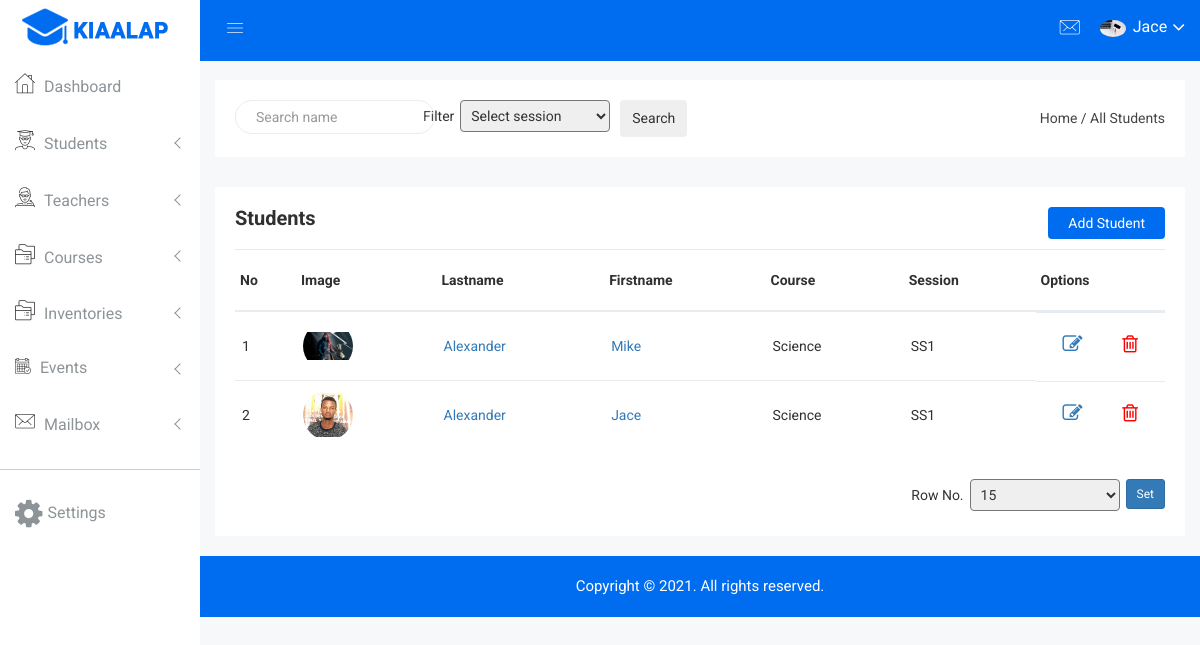
The page /all-students.php (signed in) on the database its author committed.
### tables this page shows
CREATE TABLE `students` (
  `student_id` varchar(100) NOT NULL,
  `firstname` varchar(100) NOT NULL,
  `lastname` varchar(100) NOT NULL,
  `middlename` varchar(100) NOT NULL,
  `dob` date NOT NULL,
  `image` varchar(150) NOT NULL,
  `address` varchar(200) NOT NULL,
  `session` varchar(10) NOT NULL,
  `gender` varchar(10) NOT NULL,
  `course` varchar(100) NOT NULL,
  `date_registered` datetime NOT NULL DEFAULT current_timestamp()
);

CREATE TABLE `courses` (
  `course_id` varchar(15) NOT NULL,
  `course_name` varchar(200) NOT NULL,
  `subjects` longtext NOT NULL CHECK (json_valid(`subjects`))
);

### all-students.php (the view, shortened to what this page needs)
<?php
include "header.php";
?>
<body>
	<?php
	include "./components/nav.php";
	?>
	<?php
	include "./components/headernav.php";
	?>
	<div class="breadcome-area">
		<div class="container-fluid">
			<div class="row">
				<div class="col-lg-12 col-md-12 col-sm-12 col-xs-12">
					<div class="breadcome-list">
						<div class="row">
							<div class="col-lg-6 col-md-6 col-sm-6 col-xs-12">
								<div class="breadcome-heading" style="display: flex; justify-content: space-between;">
									<form action="" role="search" class="sr-input-func" method="get" style="display: block; box-sizing: border-box;">
										<input type="search" placeholder="Search name" name="search" class="search-int form-control">
									</form>
									<div style=" display:flex; margin: 0px 8px;">
										<form action="" method="get" style="display: flex; align-items: center;">
											<label style="display: flex; align-items: center; box-sizing: border-box;">
												<span>Filter</span>
												<select name="filter" style="padding: 6px; margin: 0 6px; border-radius: 4px; width: 150px;">
													<option value="">Select session</option>
												</select>
											</label>
											<button type="submit" style="display: block; padding: 10px 12px; margin-left: 4px; border-radius: 4px; border:none;">Search</button>
										</form>
									</div>
								</div>
							</div>
							<div class="col-lg-6 col-md-6 col-sm-6 col-xs-12">
								<ul class="breadcome-menu">
									<li><a href="#">Home</a> <span class="bread-slash">/</span>
									</li>
									<li><span class="bread-blod">All Students</span>
									</li>
								</ul>
							</div>
						</div>
					</div>
				</div>
			</div>
		</div>
	</div>
	</div>
	<div class="product-status mg-b-15">
		<div class="container-fluid">
			<div class="row">
				<div class="col-lg-12 col-md-12 col-sm-12 col-xs-12">
					<div class="product-status-wrap">
						<h4>Students</h4>
						<div class="add-product">
							<a href="./add-student.php">Add Student</a>
						</div>
						<div class="asset-inner">
							<?php
							$page_no = 1;
							$no_to_display = 15;
							$steps = [10, 15, 30, 50, 100];
							$start = ($page_no - 1) * $no_to_display;
							$query = "SELECT * FROM `students` LIMIT {$start},{$no_to_display}";
							$result = $conn->prepare($query);
							$result->execute();
							if ($result->rowCount() > 0) {
								$x = 0;
							?>
								<table>
									<tr>
										<th>No</th>
										<th>Image</th>
										<th>Lastname</th>
										<th>Firstname</th>
										<th>Course</th>
										<th>Session</th>
										<th>Options</th>
									</tr>
									<?php
									while ($row = $result->fetch()) {
										$x++;
										extract($row);
										$sql = "SELECT * FROM `courses` WHERE `course_id` = ?";
										$stmt = $conn->prepare($sql);
										$stmt->execute([$course]);
										$row2 = $stmt->fetch();
										$course = $row2["course_name"];
									?>
										<tr>
											<td><?php echo $x; ?></td>
											<td><img src="./images/students/<?php echo $image; ?>" style="width: 50px; height: 50px; border-radius: 50%; object-fit: contain;"></td>
											<td>
												<a href="./student-profile.php?profile_id=<?php echo $student_id; ?>">
													<?php echo $lastname; ?>
												</a>
											</td>
											<td>
												<a href="./student-profile.php?profile_id=<?php echo $student_id; ?>">
													<?php echo $firstname; ?>
												</a>
											</td>
											<td><?php echo $course; ?></td>
											<td><?php echo $session; ?></td>
											<td style="display: flex; justify-content: space-around; ">
												<a href="./student-profile.php?profile_id=<?php echo $student_id; ?>" data-toggle="tooltip" title="Edit" class="pd-setting-ed" style="font-size: 20px; padding-top: 8px;">
													<i class="fa fa-pencil-square-o" aria-hidden="true">
													</i>
												</a>
												<a href="./handlers/student.php?delete_id=<?php echo $student_id; ?>" data-toggle="tooltip" title="Trash" class="pd-setting-ed" style="font-size: 20px; padding-top: 8px; color: red;">
													<i class="fa fa-trash-o" aria-hidden="true"></i>
												</a>
											</td>
										</tr>
									<?php
									}
									?>
								</table>
							<?php
							} else {
							?>
								<h2 class="text-center mt-b-20 mg-b-20" style="color: #999; min-height: 300px; display: flex; align-items: center; justify-content: center;">No Student Found</h2>
							<?php
							}
							?>
						</div>
						<div style="display: flex; flex-wrap: wrap; align-items: center;" class="mg-t-30">
							<div style=" flex: 1 1; display: flex; justify-content: flex-end; align-items: center;">
								<form action="" method="get" style="display: flex;">
									<label style=" flex: 1; display: flex; align-items: center;">
										<span>Row No.</span>
										<select name="amount" style="padding: 6px; margin: 0 6px; border-radius: 4px; width: 150px;">
											<?php foreach ($steps as $step) : ?>
												<option value="<?php echo $step ?>" <?php if ($step == $no_to_display) echo  "selected"; ?>><?php echo $step ?> </option>
											<?php endforeach; ?>
										</select>
									</label>
									<button type="submit" class="btn btn-sm btn-primary" style="height: fit-content;">Set</button>
								</form>
							</div>
						</div>
					</div>
				</div>
			</div>
		</div>
	</div>
	<?php
	include("./footer.php");
	?>

### components/headernav.php (shortened to what this page needs)
<div class="all-content-wrapper" style="position: relative;">
    <div class="container-fluid">
        <div class="row">
            <div class="col-lg-12 col-md-12 col-sm-12 col-xs-12">
                <div class="logo-pro">
                    <a href="dashboard.php"><img class="main-logo" src="img/logo/logo.png" alt="" /></a>
                </div>
            </div>
        </div>
    </div>
    <div class="header-advance-area">
        <div class="header-top-area">
            <div class="container-fluid">
                <div class="row">
                    <div class="col-lg-12 col-md-12 col-sm-12 col-xs-12">
                        <div class="header-top-wraper">
                            <div class="row">
                                <div class="col-lg-1 col-md-0 col-sm-1 col-xs-12">
                                    <div class="menu-switcher-pro">
                                        <button type="button" id="sidebarCollapse" class="btn bar-button-pro header-drl-controller-btn btn-info navbar-btn">
                                            <i class="educate-icon educate-nav"></i>
                                        </button>
                                    </div>
                                </div>
                                <div class="col-lg-5 col-md-5 col-sm-12 col-xs-12">
                                    <div class="header-right-info">
                                        <ul class="nav navbar-nav mai-top-nav header-right-menu">
                                            <li class="nav-item dropdown">
                                                <a href="#" data-toggle="dropdown" role="button" aria-expanded="false" class="nav-link dropdown-toggle">
                                                    <i class="educate-icon educate-message edu-chat-pro" aria-hidden="true"></i>
                                                </a>
                                            </li>
                                            <li class="nav-item">
                                                <a href="#" data-toggle="dropdown" role="button" aria-expanded="false" class="nav-link dropdown-toggle">
                                                    <img src="<?php echo $admin_image; ?>" alt="" />
                                                    <span class="admin-name"><?php echo $admin_name; ?></span>
                                                    <i class="fa fa-angle-down edu-icon edu-down-arrow"></i>
                                                </a>
                                            </li>
                                        </ul>
                                    </div>
                                </div>
                            </div>
                        </div>
                    </div>
                </div>
            </div>
        </div>

### css/main.css (style rules this page uses)
html { color: #222; font-size: 1em; line-height: 1.4; }
audio, canvas, iframe, img, svg, video { vertical-align: middle; }

### rows shown on the page
students: image (picture), lastname "Alexander", firstname "Mike", courses.course_name "Science", session "SS1"
students: image (picture), lastname "Alexander", firstname "Jace", courses.course_name "Science", session "SS1"

### other values the page prints
$admin_name "Jace"
form field amount "15"
